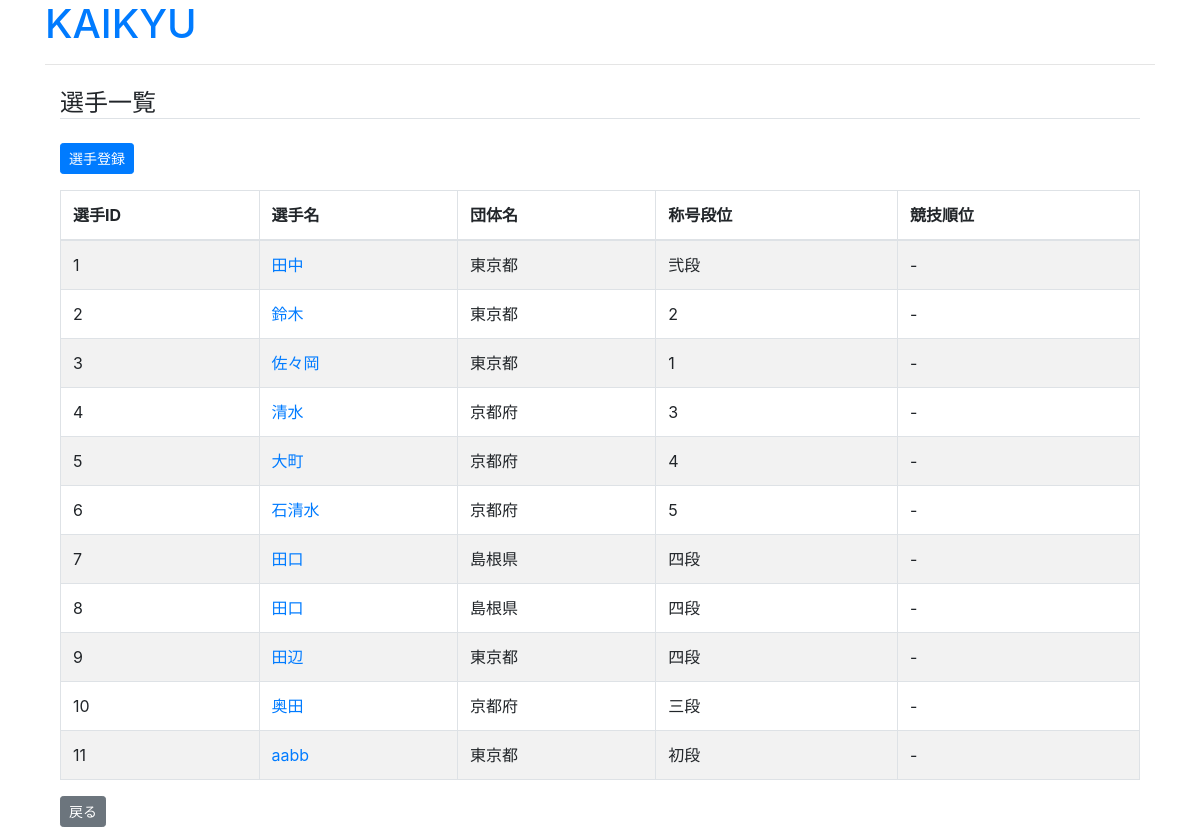
/cms/player_list/2, run on the app's committed database.
### cms/models.py (models this page shows, shortened)
class Player(models.Model):
    DAN_CHOICES = [
        ("初段", "初段"),
        ("弐段", "弐段"),
        ("参段", "参段"),
        ("四段", "四段"),
        ("五段", "五段"),
        ("錬士五段", "錬士五段"),
        ("錬士六段", "錬士六段"),
        ("教士六段", "教士六段"),
        ("教士七段", "教士七段"),
        ("教士八段", "教士八段"),
        ("範士八段", "範士八段")
    ]
    competition = models.ForeignKey(
        Competition, verbose_name='大会', related_name='players', on_delete=models.CASCADE)
    name = models.CharField('選手名', max_length=255)
    team_name = models.CharField('団体名', max_length=255)
    dan = models.CharField('称号段位', max_length=255, choices=DAN_CHOICES)
    rank = models.CharField('順位', max_length=255)

### cms/views.py (the view)
# urls.py: path('player_list/<int:competition_id>',
def player_list(request, competition_id):
    players = Player.objects.filter(
        competition_id=competition_id).values()
    return render(request, 'cms/player_list.html', {'players': players, 'competition_id': competition_id})

### cms/templates/cms/player_list.html
{% extends "cms/base.html" %}
{% block content %}
<h4 class="mt-4 border-bottom">選手一覧</h4>
<a href="{% url 'cms:add_player' competition_id=competition_id %}" class="btn btn-primary btn-sm my-3">選手登録</a>
<table class="table table-striped table-bordered">
  <thead>
    <tr>
      <th scope="col">選手ID</th>
      <th scope="col">選手名</th>
      <th scope="col">団体名</th>
      <th scope="col">称号段位</th>
      <th scope="col">競技順位</th>
    </tr>
  </thead>
  <tbody>
    {% for player in players %}
    <tr>
      <td>{{ player.id }}</td>
      <td>
        <a href="{% url 'cms:edit_player' competition_id=competition_id player_id=player.id %}">
          {{ player.name }}
        </a>
      </td>
      <td>{{ player.team_name }}</td>
      <td>{{ player.dan }}</td>
      <td>{{ player.rank }}</td>
    </tr>
    {% endfor %}
  </tbody>
</table>
<a href="{% url 'cms:match_list' competition_id=competition_id %}" class="btn btn-secondary btn-sm">戻る</a>
{% endblock content %}

### data on the page
Player: id "1", name "田中", team_name "東京都", dan "弐段", rank "-"
Player: id "2", name "鈴木", team_name "東京都", dan "2", rank "-"
Player: id "3", name "佐々岡", team_name "東京都", dan "1", rank "-"
Player: id "4", name "清水", team_name "京都府", dan "3", rank "-"
Player: id "5", name "大町", team_name "京都府", dan "4", rank "-"
Player: id "6", name "石清水", team_name "京都府", dan "5", rank "-"
Player: id "7", name "田口", team_name "島根県", dan "四段", rank "-"
Player: id "8", name "田口", team_name "島根県", dan "四段", rank "-"
Player: id "9", name "田辺", team_name "東京都", dan "四段", rank "-"
Player: id "10", name "奥田", team_name "京都府", dan "三段", rank "-"
Player: id "11", name "aabb", team_name "東京都", dan "初段", rank "-"
